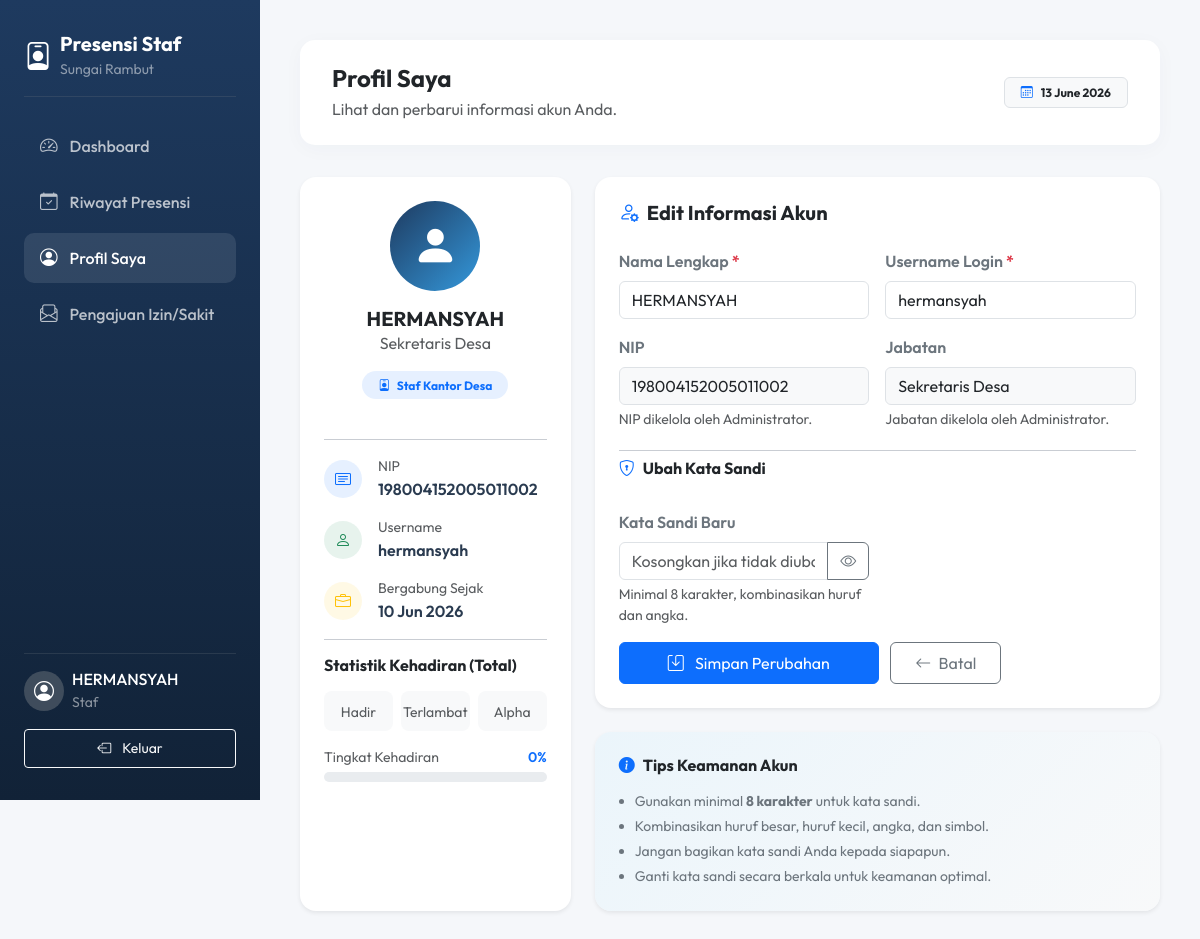
The app's page /staf/profil.php (signed in) with its own data.
### tables this page shows
CREATE TABLE IF NOT EXISTS users (
    id INT AUTO_INCREMENT PRIMARY KEY,
    username VARCHAR(50) UNIQUE NOT NULL,
    password VARCHAR(255) NOT NULL,
    role ENUM('admin', 'staf', 'kepala_desa') NOT NULL,
    nama_lengkap VARCHAR(100) NOT NULL,
    nip VARCHAR(30) UNIQUE NULL,
    jabatan_id INT NULL,
    user_id VARCHAR(50) UNIQUE NULL COMMENT 'ID Pegawai / Barcode ID',
    created_at TIMESTAMP DEFAULT CURRENT_TIMESTAMP,
    FOREIGN KEY (jabatan_id) REFERENCES jabatan(id) ON DELETE SET NULL
);

CREATE TABLE IF NOT EXISTS jabatan (
    id INT AUTO_INCREMENT PRIMARY KEY,
    nama_jabatan VARCHAR(100) UNIQUE NOT NULL
);

### staf/profil.php (the view, shortened to what this page needs)
<?php
require_once 'header.php';
$user_id = $_SESSION['user_id'];
try {
    $stmt = $pdo->prepare("SELECT u.*, j.nama_jabatan
                           FROM users u
                           LEFT JOIN jabatan j ON u.jabatan_id = j.id
                           WHERE u.id = ?");
    $stmt->execute([$user_id]);
    $user = $stmt->fetch();
} catch (PDOException $e) {
    try {
        $stmt = $pdo->prepare("SELECT * FROM users WHERE id = ?");
        $stmt->execute([$user_id]);
        $user = $stmt->fetch();
        $user['nama_jabatan'] = $user['jabatan'] ?? '-';
    } catch (PDOException $e2) {
        $error = "Gagal memuat profil.";
        $user  = [];
    }
}
try {
    $stmt_all = $pdo->prepare("SELECT
        COUNT(*) as total,
        SUM(CASE WHEN status IN ('hadir','terlambat') THEN 1 ELSE 0 END) as hadir,
        SUM(CASE WHEN status = 'terlambat' THEN 1 ELSE 0 END) as terlambat,
        SUM(CASE WHEN status = 'alpha' THEN 1 ELSE 0 END) as alpha
        FROM presensi WHERE user_id = ?");
    $stmt_all->execute([$user_id]);
    $stat_all = $stmt_all->fetch();
    $persen = ($stat_all['total'] > 0)
        ? round(($stat_all['hadir'] / $stat_all['total']) * 100, 1)
        : 0;
} catch (PDOException $e) {
    $stat_all = ['total' => 0, 'hadir' => 0, 'terlambat' => 0, 'alpha' => 0];
    $persen   = 0;
}
?>
<div class="page-header d-flex justify-content-between align-items-center">
    <div>
        <h4 class="fw-bold text-dark mb-1">Profil Saya</h4>
        <p class="text-muted mb-0">Lihat dan perbarui informasi akun Anda.</p>
    </div>
    <div>
        <span class="badge bg-light text-dark border py-2 px-3">
            <i class="bi bi-calendar3 me-2 text-primary"></i><?= date('d F Y') ?>
        </span>
    </div>
</div>
<div class="row g-4">
    <div class="col-lg-4">
        <div class="panel-card shadow-sm p-4 text-center h-100">
            <div class="mx-auto mb-3 rounded-circle d-flex align-items-center justify-content-center"
                 style="width: 90px; height: 90px; background: linear-gradient(135deg, #1E3A5F, #3498DB);">
                <i class="bi bi-person-fill text-white" style="font-size: 2.8rem;"></i>
            </div>
            <h5 class="fw-bold text-dark mb-0"><?= htmlspecialchars($user['nama_lengkap'] ?? '-') ?></h5>
            <p class="text-muted mb-3"><?= htmlspecialchars($user['nama_jabatan'] ?? ($user['jabatan'] ?? 'Staf')) ?></p>
            <span class="badge bg-primary bg-opacity-10 text-primary rounded-pill px-3 py-2 mb-4">
                <i class="bi bi-person-badge me-1"></i> Staf Kantor Desa
            </span>
            <hr>
            <div class="text-start">
                <div class="d-flex align-items-center mb-3">
                    <div class="rounded-circle bg-primary bg-opacity-10 p-2 me-3" style="width:38px;height:38px;display:flex;align-items:center;justify-content:center;">
                        <i class="bi bi-card-text text-primary"></i>
                    </div>
                    <div>
                        <div class="text-muted small">NIP</div>
                        <div class="fw-semibold"><?= htmlspecialchars($user['nip'] ?? '-') ?></div>
                    </div>
                </div>
                <div class="d-flex align-items-center mb-3">
                    <div class="rounded-circle bg-success bg-opacity-10 p-2 me-3" style="width:38px;height:38px;display:flex;align-items:center;justify-content:center;">
                        <i class="bi bi-person text-success"></i>
                    </div>
                    <div>
                        <div class="text-muted small">Username</div>
                        <div class="fw-semibold"><?= htmlspecialchars($user['username'] ?? '-') ?></div>
                    </div>
                </div>
                <div class="d-flex align-items-center">
                    <div class="rounded-circle bg-warning bg-opacity-10 p-2 me-3" style="width:38px;height:38px;display:flex;align-items:center;justify-content:center;">
                        <i class="bi bi-briefcase text-warning"></i>
                    </div>
                    <div>
                        <div class="text-muted small">Bergabung Sejak</div>
                        <div class="fw-semibold">
                            <?= isset($user['created_at']) ? date('d M Y', strtotime($user['created_at'])) : '-' ?>
                        </div>
                    </div>
                </div>
            </div>
            <hr>
            <h6 class="fw-bold text-dark text-start mb-3">Statistik Kehadiran (Total)</h6>
            <div class="row g-2 text-center">
                <div class="col-4">
                    <div class="bg-light rounded-3 py-2">
                        <small class="text-muted">Hadir</small>
                    </div>
                </div>
                <div class="col-4">
                    <div class="bg-light rounded-3 py-2">
                        <small class="text-muted">Terlambat</small>
                    </div>
                </div>
                <div class="col-4">
                    <div class="bg-light rounded-3 py-2">
                        <small class="text-muted">Alpha</small>
                    </div>
                </div>
            </div>
            <div class="mt-3">
                <div class="d-flex justify-content-between small text-muted mb-1">
                    <span>Tingkat Kehadiran</span>
                    <span class="fw-semibold text-primary"><?= $persen ?>%</span>
                </div>
                <div class="progress-custom">
                </div>
            </div>
        </div>
    </div>
    <div class="col-lg-8">
        <div class="panel-card shadow-sm p-4">
            <h5 class="fw-bold text-dark mb-4">
                <i class="bi bi-person-gear me-2 text-primary"></i>Edit Informasi Akun
            </h5>
            <form method="POST" action="">
                <div class="row g-3">
                    <div class="col-md-6">
                        <label for="nama_lengkap" class="form-label fw-semibold text-secondary">Nama Lengkap <span class="text-danger">*</span></label>
                        <input type="text" class="form-control" id="nama_lengkap" name="nama_lengkap"
                               value="<?= htmlspecialchars($user['nama_lengkap'] ?? '') ?>" required>
                    </div>
                    <div class="col-md-6">
                        <label for="username" class="form-label fw-semibold text-secondary">Username Login <span class="text-danger">*</span></label>
                        <input type="text" class="form-control" id="username" name="username"
                               value="<?= htmlspecialchars($user['username'] ?? '') ?>" required>
                    </div>
                    <div class="col-md-6">
                        <label for="nip" class="form-label fw-semibold text-secondary">NIP</label>
                        <input type="text" class="form-control bg-light" id="nip"
                               value="<?= htmlspecialchars($user['nip'] ?? '-') ?>" disabled>
                        <div class="form-text text-muted">NIP dikelola oleh Administrator.</div>
                    </div>
                    <div class="col-md-6">
                        <label for="jabatan_field" class="form-label fw-semibold text-secondary">Jabatan</label>
                        <input type="text" class="form-control bg-light" id="jabatan_field"
                               value="<?= htmlspecialchars($user['nama_jabatan'] ?? ($user['jabatan'] ?? '-')) ?>" disabled>
                        <div class="form-text text-muted">Jabatan dikelola oleh Administrator.</div>
                    </div>
                    <div class="col-12">
                        <hr class="my-1">
                        <h6 class="fw-bold text-dark mt-2 mb-3">
                            <i class="bi bi-shield-lock me-2 text-primary"></i>Ubah Kata Sandi
                        </h6>
                    </div>
                    <div class="col-md-6">
                        <label for="password" class="form-label fw-semibold text-secondary">Kata Sandi Baru</label>
                        <div class="input-group">
                            <input type="password" class="form-control" id="password" name="password"
                                   placeholder="Kosongkan jika tidak diubah">
                            <button class="btn btn-outline-secondary" type="button" id="togglePassword"
                                    onclick="togglePass()">
                                <i class="bi bi-eye" id="eyeIcon"></i>
                            </button>
                        </div>
                        <div class="form-text text-muted">Minimal 8 karakter, kombinasikan huruf dan angka.</div>
                    </div>
                    <div class="col-12 mt-3">
                        <button type="submit" class="btn btn-primary px-5 py-2">
                            <i class="bi bi-save me-2"></i> Simpan Perubahan
                        </button>
                        <a href="dashboard.php" class="btn btn-outline-secondary px-4 py-2 ms-2">
                            <i class="bi bi-arrow-left me-1"></i> Batal
                        </a>
                    </div>
                </div>
            </form>
        </div>
        <div class="panel-card shadow-sm p-4 mt-4" style="background: linear-gradient(135deg, #EBF5FB, #F8F9FA);">
            <h6 class="fw-bold text-dark mb-3">
                <i class="bi bi-info-circle-fill me-2 text-primary"></i>Tips Keamanan Akun
            </h6>
            <ul class="text-secondary small mb-0 ps-3">
                <li class="mb-1">Gunakan minimal <strong>8 karakter</strong> untuk kata sandi.</li>
                <li class="mb-1">Kombinasikan huruf besar, huruf kecil, angka, dan simbol.</li>
                <li class="mb-1">Jangan bagikan kata sandi Anda kepada siapapun.</li>
                <li>Ganti kata sandi secara berkala untuk keamanan optimal.</li>
            </ul>
        </div>
    </div>
</div>
<?php require_once 'footer.php'; ?>

### staf/header.php (style rules this page uses)
:root { --primary-color: #1E3A5F; --secondary-bg: #F5F7FA; --text-dark: #2A3B50; --color-hadir: #2ECC71; --color-terlambat: #E67E22; --color-alpha: #E74C3C; }
body { font-family: 'Outfit', sans-serif; background-color: var(--secondary-bg); color: var(--text-dark); margin: 0; }
.page-header { background-color: #FFFFFF; border-radius: 15px; padding: 1.5rem 2rem; box-shadow: 0 4px 20px rgba(30, 58, 95, 0.03); margin-bottom: 2rem; }
.panel-card { background: #FFFFFF; border-radius: 16px; box-shadow: 0 4px 20px rgba(30, 58, 95, 0.05); }
.progress-custom { height: 10px; border-radius: 50px; background-color: #e9ecef; }

### records on screen
users: nama_lengkap "HERMANSYAH", jabatan.nama_jabatan "Sekretaris Desa", nip "198004152005011002", username "hermansyah", created_at "10 Jun 2026"

### other values on screen
$_SESSION['nama_lengkap'] "HERMANSYAH"
$persen "0"
